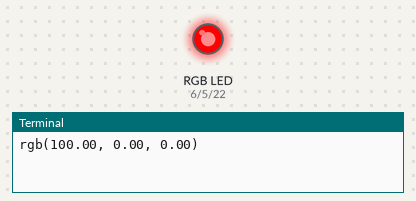
The program below on a simulated Raspberry Pi (BCM pin numbers). Shown: an RGB LED mixed from three pins (HIGH = lit), the last lines printed to the terminal. At 6.0 s the program stops and its outputs stay as they are.

Above: at 0.1 s.
At 2.1 s:
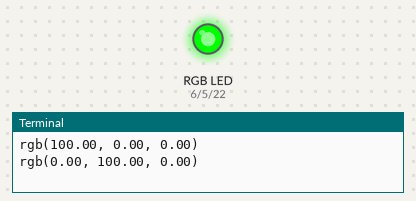
At 4.1 s:
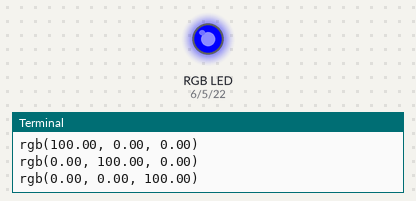
At 6.1 s:
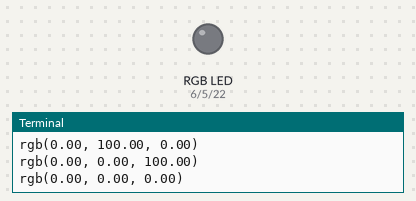
Timing chart, 0 to 7.5 s (numbered marks = the images above):
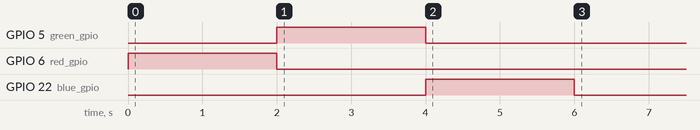

The program:

rgb.py
```python
#!/usr/bin/python

import time
import RPi.GPIO as GPIO

## Make your pin assignments
red_gpio   = 6
green_gpio = 5
blue_gpio  = 22

## Setup GPIO Board and Pins
GPIO.setmode(GPIO.BCM)    # BCM for GPIO numbering
GPIO.setup(red_gpio,   GPIO.OUT)
GPIO.setup(green_gpio, GPIO.OUT)
GPIO.setup(blue_gpio,  GPIO.OUT)

## Init the GPIO PWMs
Freq  = 100 #Hz

RED   = GPIO.PWM(red_gpio, Freq)
RED.start(0)

GREEN = GPIO.PWM(green_gpio, Freq)
GREEN.start(0)

BLUE  = GPIO.PWM(blue_gpio, Freq)
BLUE.start(0)

def updateHue(R, G, B):
	rVal = (R/255.0)*100	# Will have to change these values depending on
	gVal = (G/255.0)*100	#  whether your LED has a common cathode or common
	bVal = (B/255.0)*100	#  anode. This code is for common anode.
	print "rgb(%.2f, %.2f, %.2f)" % (rVal, gVal, bVal)
	RED.ChangeDutyCycle(rVal)
	GREEN.ChangeDutyCycle(gVal)
	BLUE.ChangeDutyCycle(bVal)

def rgb():
	updateHue(255,0,0)
	time.sleep(2)

	updateHue(0,255,0)
	time.sleep(2)

	updateHue(0,0,255)
	time.sleep(2)

def main():
	rgb()
	updateHue(0,0,0); # Light off

main()
```

Measured:
- by itself, GPIO 5 (green_gpio): LOW → HIGH at 2.0 s, → LOW 2.0 s later
- by itself, GPIO 6 (red_gpio): LOW → HIGH at 0.00 s, → LOW 2.0 s later
- by itself, GPIO 22 (blue_gpio): LOW → HIGH at 4.0 s, → LOW 2.0 s later
